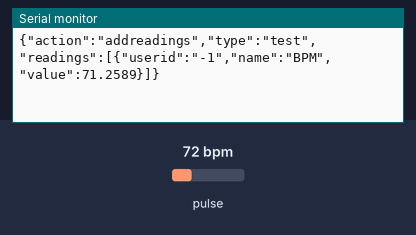
The sketch below on a simulated Arduino Uno, built with avr-gcc and run on an emulated ATmega328P. Shown: the last lines printed to the serial monitor. The test bench sets the inputs (shaded band); at power-on: pulse 72 bpm.

Above: at 1.2 s.
1.3 s: pulse set to 42 bpm
At 2.6 s:
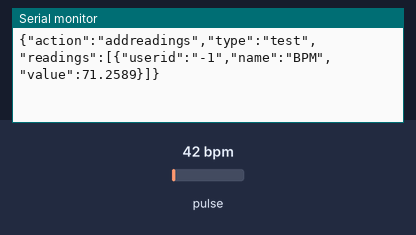
2.8 s: pulse set to 70 bpm
At 4.0 s:
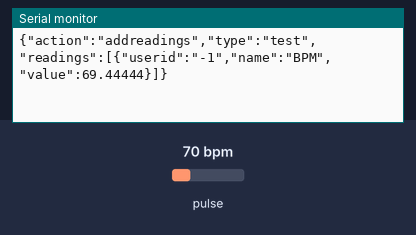
Timing chart, 0 to 5.8 s (numbered marks = the images above; inputs shaded):
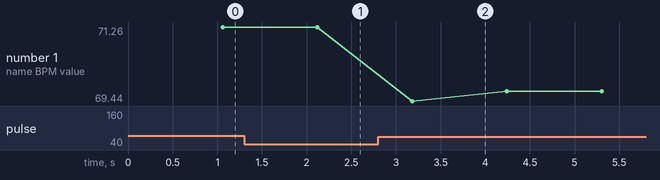

Measured:
- after the input at 2.8 s, the serial monitor: prints a new line after 0.38 s (image 2)
- plotted number 1: 71.26 → 69.77 after the input at 2.8 s

The sketch:

SensorHeartRate.ino
```cpp
/*
  Optical Heart Rate Detection (PBA Algorithm) using the MAX30105 Breakout
  By: Nathan Seidle @ SparkFun Electronics
  Date: October 2nd, 2016
  https://github.com/sparkfun/MAX30105_Breakout

  This is a demo to show the reading of heart rate or beats per minute (BPM) using
  a Penpheral Beat Amplitude (PBA) algorithm.

  It is best to attach the sensor to your finger using a rubber band or other tightening
  device. Humans are generally bad at applying constant pressure to a thing. When you
  press your finger against the sensor it varies enough to cause the blood in your
  finger to flow differently which causes the sensor readings to go wonky.

  Hardware Connections (Breakoutboard to Arduino):
  -5V = 5V (3.3V is allowed)
  -GND = GND
  -SDA = A4 (or SDA)
  -SCL = A5 (or SCL)
  -INT = Not connected

  The MAX30105 Breakout can handle 5V or 3.3V I2C logic. We recommend powering the board with 5V
  but it will also run at 3.3V.
*/

#include <Wire.h>
#include "MAX30105.h"
#include <ArduinoJson.h>

#include "heartRate.h"


MAX30105 particleSensor;
int counter = 0;


const byte RATE_SIZE = 4; //Increase this for more averaging. 4 is good.
byte rates[RATE_SIZE]; //Array of heart rates
byte rateSpot = 0;
long lastBeat = 0; //Time at which the last beat occurred

float beatsPerMinute;
int finger = 0;
int beatAvg;

const char* ssid = "iPhone (3)";
const char* password = "Pchs1987!";

JsonDocument doc;
String json;


void setup()
{
  Serial.begin(115200);
  //Serial.println("Initializing...");

  // Initialize sensor
  if (!particleSensor.begin(Wire, I2C_SPEED_FAST)) //Use default I2C port, 400kHz speed
  {
    Serial.println("MAX30105 was not found. Please check wiring/power. ");
    while (1);
  }
  //Serial.println("Place your index finger on the sensor with steady pressure.");

  particleSensor.setup(); //Configure sensor with default settings
  particleSensor.setPulseAmplitudeRed(0x0A); //Turn Red LED to low to indicate sensor is running
  particleSensor.setPulseAmplitudeGreen(0); //Turn off Green LED

  //WiFi.begin(ssid, password);

  //hile (WiFi.status() != WL_CONNECTED) {
  //    delay(500);
      //Serial.print(".");
  //}

  //Serial.println("");
  //Serial.println("WiFi connected");
  //Serial.println("IP address: ");
  //Serial.println(WiFi.localIP());
}

void loop()
{

  //Serial.println(counter);
  //WiFiClient client;
  long irValue = particleSensor.getIR();

  if (checkForBeat(irValue) == true)
  {
    //We sensed a beat!
    long delta = millis() - lastBeat;
    lastBeat = millis();

    beatsPerMinute = 60 / (delta / 1000.0);

    if (beatsPerMinute < 255 && beatsPerMinute > 20)
    {
      rates[rateSpot++] = (byte)beatsPerMinute; //Store this reading in the array
      rateSpot %= RATE_SIZE; //Wrap variable

      //Take average of readings
      beatAvg = 0;
      for (byte x = 0 ; x < RATE_SIZE ; x++)
        beatAvg += rates[x];
      beatAvg /= RATE_SIZE;
    }
  }

  //Serial.print("IR=");
  //Serial.print(irValue);
  //Serial.print(", BPM=");
  //Serial.print(beatsPerMinute);
  //Serial.print(", Avg BPM=");
  //Serial.print(beatAvg);

  if (irValue < 50000) {
    finger = 0;
    //Serial.println(" No finger?");
  }
  else {
    finger = 1;
    counter += 1;
  if ((counter == 100) && finger == 1) {
        //Serial.print(", BPM=");
        //Serial.println(beatsPerMinute);
        //Serial.print(", Avg BPM=");
        //Serial.println(beatAvg);

        doc["action"] = "addreadings";
        doc["type"] = "test";

        JsonArray readings = doc.createNestedArray("readings");

        JsonObject readings_0 = readings.createNestedObject();
        readings_0["userid"] = "-1";
        readings_0["name"] = "BPM";
        readings_0["value"] = beatsPerMinute;

        serializeJson(doc, json);
        Serial.println(json);


        counter = 0;
    }
  }

  //Serial.println();
  //delay(5000);
}
```

License.ino
```cpp
// (licence header left out)

```
